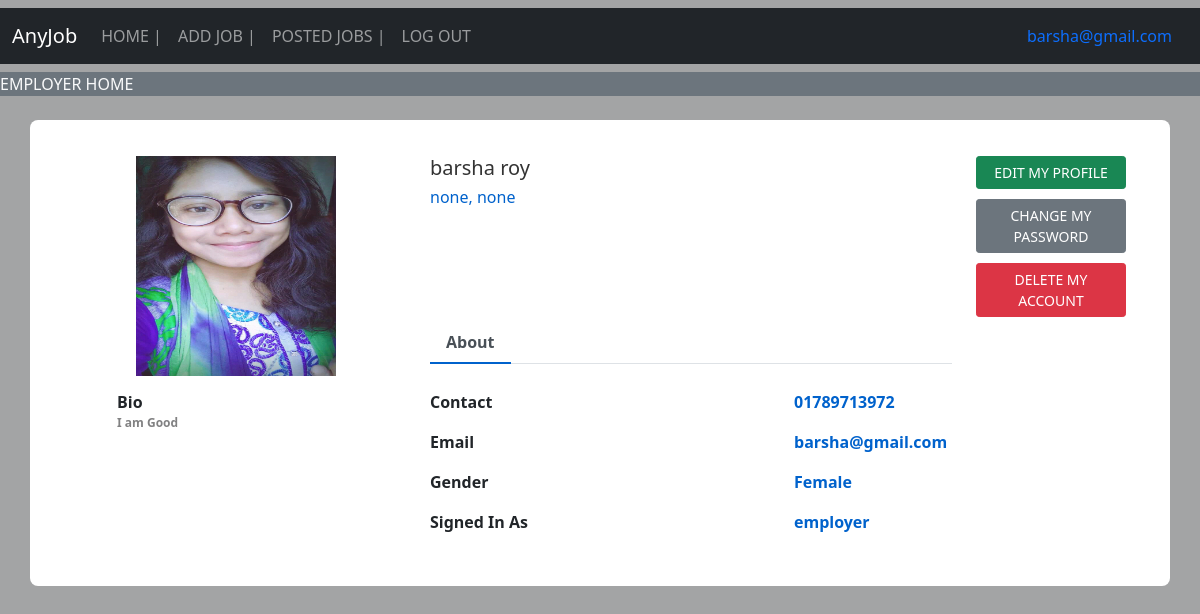
/employer_home (signed in), run on the app's committed database.
### job/models.py (models this page shows, shortened)
class Employer(models.Model):
    contact = models.CharField(max_length=15)
    image = models.FileField(upload_to="employer/images", null=True)
    gender = models.CharField(max_length=15,null=True)
    type = models.CharField(max_length=15,null=True)
    company = models.CharField(max_length=25,null=True)
    status = models.CharField(max_length=25,null=True)
    position = models.CharField(max_length=25,null=True)
    user= models.OneToOneField(User, on_delete=CASCADE,null=True)

### job/views.py (the view)
# urls.py: path('employer_home', views.employer_home, name="employer_home"),
def employer_home(request):
    if not request.user.is_authenticated:
        return redirect('employer_login')
    user = request.user
    employer = Employer.objects.get(user=user)
    d = {'employer': employer}
    return render(request, 'employer_home.html', d)

### job/templates/employer_home.html (shortened to what this page needs)
{% extends 'employer_navigation.html' %}
{% block head %}
<link href="/static/css/employer_home.css" rel="stylesheet">
{% endblock head %}
{% block body %}
<marquee class="bg-secondary text-light" width="100%" direction="right" height="25px">
  EMPLOYER HOME
</marquee>
<div class="container emp-profile">
    <form method="post">
        <div class="row">
            <div class="col-md-4">
                <div class="profile-img">
                    <img src="{{employer.image.url}}"alt="">
                </div>
            </div>
            <div class="col-md-6">
                <div class="profile-head">
                    <h5>
                        {{employer.user.first_name}} {{employer.user.last_name}}
                    </h5>
                    <h6>
                        {{employer.position}}, {{employer.company}}
                    </h6>
                    <ul class="nav nav-tabs about" id="myTab" role="tablist">
                        <li class="nav-item">
                            <button class="nav-link active disabled" id="home-tab" data-toggle="tab" role="tab" aria-controls="home" aria-selected="true">About</button>
                        </li>
                    </ul>
                </div>
            </div>
            <div class="col-md-2">
                <a style="margin-bottom: 10px; width: 150px; padding: 5px;" href="/edit_profile_employer" class="btn btn-success btn-sm">EDIT MY PROFILE</a>
                <a style="margin-bottom: 10px; width: 150px; padding: 5px;" href="/change_password_employer" class="btn btn-secondary btn-sm">CHANGE MY PASSWORD</a>
                <a style="width: 150px; padding: 5px;" href="/delete_employer_own" class="btn btn-danger btn-sm" onclick="return confirm('Are You Sure?')">DELETE MY ACCOUNT</a>
            </div>
        </div>
        <div class="row">
            <div class="col-md-4">
                <div class="profile-work">
                    <div>
                        <label for="">Bio</label>
                        <p>I am Good</p>
                    </div>
                </div>
            </div>
            <div class="col-md-8">
                <div class="tab-content profile-tab" id="myTabContent">
                    <div class="tab-pane fade show active" id="home" role="tabpanel" aria-labelledby="home-tab">
                        <div class="row">
                            <div class="col-md-6">
                                <label>Contact</label>
                            </div>
                            <div class="col-md-6">
                                <p>{{employer.contact}}</p>
                            </div>
                        </div>
                        <div class="row">
                            <div class="col-md-6">
                                <label>Email</label>
                            </div>
                            <div class="col-md-6">
                                <p>{{employer.user.username}}</p>
                            </div>
                        </div>
                        <div class="row">
                            <div class="col-md-6">
                                <label>Gender</label>
                            </div>
                            <div class="col-md-6">
                                <p>{{employer.gender}}</p>
                            </div>
                        </div>
                        <div class="row">
                            <div class="col-md-6">
                                <label>Signed In As</label>
                            </div>
                            <div class="col-md-6">
                                <p>{{employer.type}}</p>
                            </div>
                        </div>
                    </div>
                </div>
            </div>
        </div>
    </form>
</div>
{% endblock body %}

### job/templates/employer_navigation.html (shortened to what this page needs)
<!doctype html>
<html lang="en">
  <head>
    <link href="https://cdn.jsdelivr.net/npm/bootstrap@5.0.1/dist/css/bootstrap.min.css" rel="stylesheet">
    <link rel="stylesheet" href="//cdn.datatables.net/1.10.24/css/jquery.dataTables.min.css">
    <link rel="stylesheet" href="https://cdn.datatables.net/buttons/1.7.0/css/buttons.dataTables.min.css">
    {% block head %} {% endblock head %}
  </head>
  <body>
    <nav class="navbar navbar-expand-lg navbar-dark bg-dark my-2">
        <div class="container-fluid">
          <a class="navbar-brand">AnyJob</a>
          <div class="collapse navbar-collapse" id="navbarSupportedContent">
            <ul class="navbar-nav me-auto mb-2 mb-lg-0">
              <li class="nav-item">
                <a class="nav-link" aria-current="page" href="/employer_home">HOME  |</a>
              </li>
              <li class="nav-item">
                <a class="nav-link" href="/add_job">ADD JOB  |</a>
              </li>
              <li class="nav-item">
                <a class="nav-link" href="/job_list">POSTED JOBS  |</a>
              </li>
              <li class="nav-item">
                <a class="nav-link" href="/logout_employer">LOG OUT</a>
              </li>
            </ul>
            <li class="nav-item d-flex">
                <a class="nav-link" href="/employer_home"> {{request.user.username}} </a>
            </li>
          </div>
        </div>
      </nav>
      {% block body %} {% endblock body %}
  </body>
</html>

### job/static/css/employer_home.css (style rules this page uses)
body { background: -webkit-linear-gradient(left, #a3a4a5, #a3a4a5); }
.emp-profile { padding: 3%; margin-top: 2%; margin-bottom: 2%; border-radius: 0.5rem; background: #fff; }
.profile-img { text-align: center; }
.profile-img img { width: 200px; height: 220px; }
.profile-head h5 { color: #333; }
.profile-head h6 { color: #0062cc; }
.profile-head .nav-tabs { margin-bottom:5%; }
.profile-head .nav-tabs .nav-link { font-weight:600; border: none; }
.profile-head .nav-tabs .nav-link.active { border: none; border-bottom:2px solid #0062cc; }
.profile-work { padding: 15%; margin-top: -15%; }
.profile-work p { font-size: 12px; color: #818182; font-weight: 700; }
.profile-tab label { font-weight: 600; }
.profile-tab p { font-weight: 600; color: #0062cc; }
h6 { margin-bottom: 22%; }

### job/templates/employer_navigation.html (style rules this page uses)
label { font-weight: bold; }

### data on the page
Employer: image (picture), user.first_name "barsha", user.last_name "roy", position "none", company "none", contact "01789713972", user.username "barsha@gmail.com", gender "Female", type "employer"

### other printed values
{{ request.user.username }} "barsha@gmail.com"
